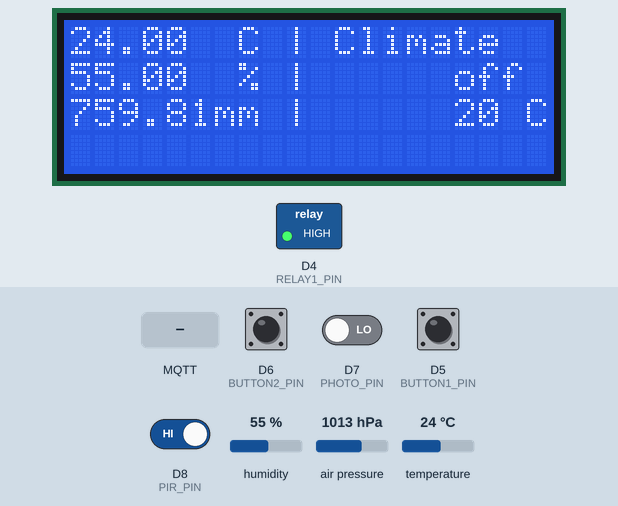
Recording of a program running on a simulated ESP8266 (NodeMCU). Shown: 20×4 character LCD, switched loads named in the program (green lamp = pin HIGH). The inputs (shaded band) are chosen by the test bench; at power-on: D8 (PIR_PIN) HIGH, D5 (BUTTON1_PIN), D6 (BUTTON2_PIN), D7 (PHOTO_PIN) LOW, humidity 55 %, air pressure 1013 hPa, temperature 24 °C. WiFi joins after 1.5 s; servers stay silent unless stated; no MQTT or app messages arrive unless stated; what the program prints to the serial monitor is not drawn.

Above: at 9.3 s.
9.4 s: D6 (BUTTON2_PIN) pulled HIGH for 0.15 s
At 10.6 s:
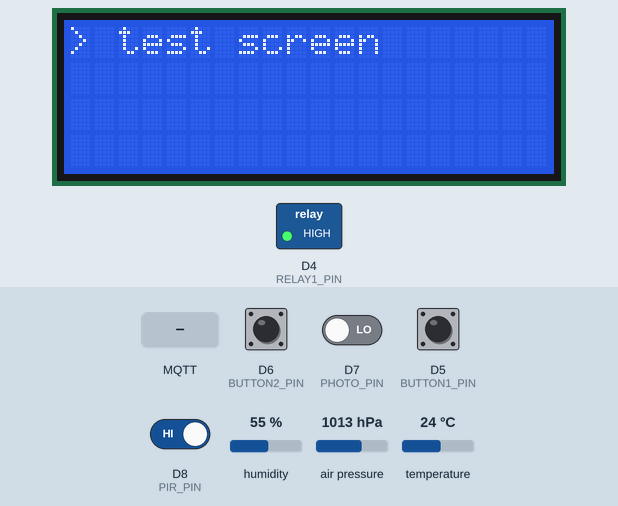
11.0 s: D6 (BUTTON2_PIN) pulled HIGH for 1 s
At 12.4 s:
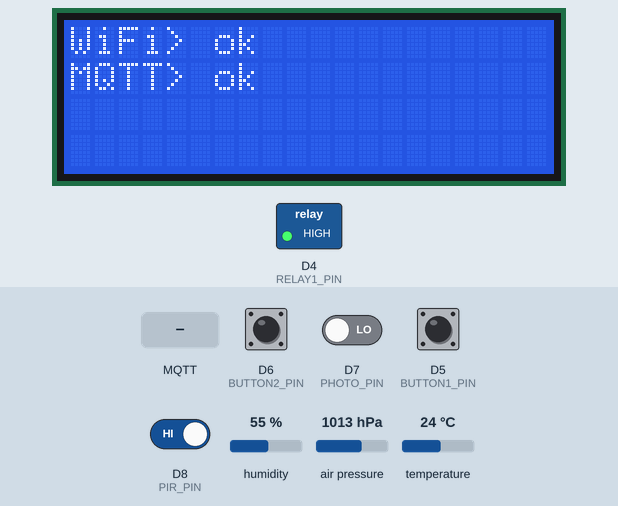
13.5 s: MQTT message "0" arrives on the first subscribed topic
At 15.3 s:
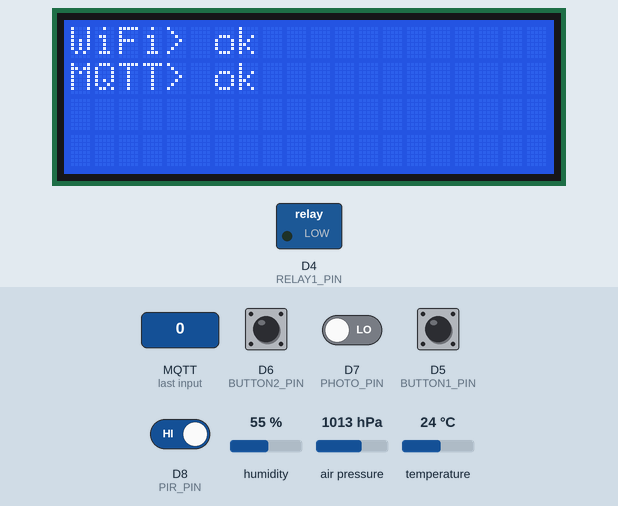
15.7 s: D5 (BUTTON1_PIN) pulled HIGH for 1 s
At 17.0 s:
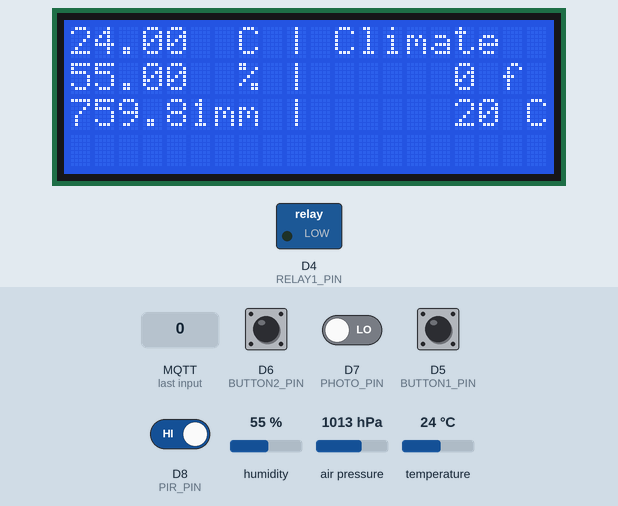
18.2 s: MQTT message "90" arrives on the first subscribed topic
At 19.4 s:
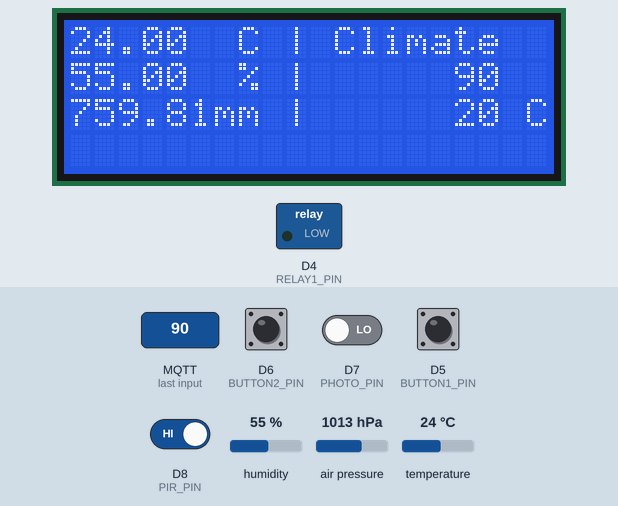
19.7 s: MQTT message "on" arrives on the first subscribed topic
At 20.8 s:
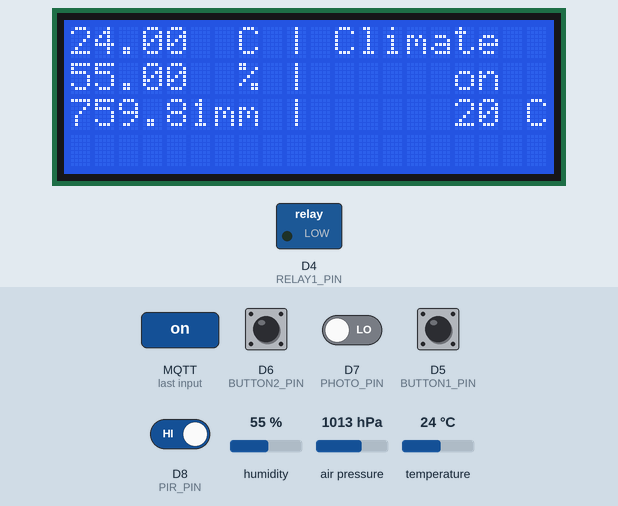
Timing chart, 0 to 22.2 s (numbered marks = the images above; inputs shaded):
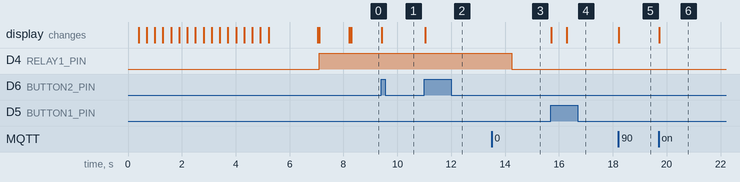

Measured:
- after the input at 9.4 s, the display: changes at once (image 1)
- after the input at 11.0 s, the display: changes at once (image 2)
- after the input at 13.5 s, D4 (RELAY1_PIN): HIGH → LOW after 0.75 s
- after the input at 15.7 s, the display: first changes at once (image 4 shows a later state)
- after the input at 18.2 s, the display: changes at once (image 5)
- after the input at 19.7 s, the display: changes at once (image 6)

The program:

main.cpp
```cpp
#include "timer.h"
#include "climate.h"
#include "wifi_client.h"
#include "lcd.h"
#include "button.h"
#include "light.h"
#include "relay.h"

Queue input_que;

void input_que_processing(queue_item item)
{
        if (item.sensor_id == BME_ID)
        {
                mqtt_send(item);
                lcd_set(item);
        }
        else if (item.sensor_id == WIFI_ID)
        {
                lcd_set(item);
        }
        else if (item.sensor_id == MQTT_ID)
        {
                lcd_set(item);
                if (item.value_i == MQTT_CONNECTION_ON)
                {
                        relay_unlock();
                }
                else if (item.value_i == MQTT_CONNECTION_OFF_LONG)
                {
                        relay_lock();
                }
        }
        else if (item.sensor_id == TERM_ID)
        {
                if (item.type_id == TYPE_TERM_MODE)
                {
                        climate_term_mode_set(item);
                        mqtt_send(item);
                        lcd_set(item);
                }
                else if (item.type_id == TYPE_TERM_TEMP)
                {
                        climate_term_temp_set(item);
                        mqtt_send(item);
                        lcd_set(item);
                }
                else if (item.type_id == TYPE_TERM_RELAY)
                {
                        relay_set(item.value_i);
                }
        }
        else if (item.sensor_id == PIR_ID)
        {
                mqtt_send(item);
        }
        else if (item.sensor_id == PHOTO_ID)
        {
                mqtt_send(item);
        }
        else if (item.sensor_id == BUTTON1_ID && item.value_i)
        {
                lcd_set(item);
        }
        else if (item.sensor_id == BUTTON2_ID && item.value_i)
        {
                lcd_set(item);
        }

        return;
}

void setup()
{
        Serial.begin(115200);

        lcd_preinit();

        if (wifi_init())
        {
                lcd_init_print(F("WiFi ... done."));
        }
        if (mqtt_init())
        {
                lcd_init_print(F("MQTT ... done."));
        }

        relay_init();

        button_init();
        climate_init();
        input_que.enqueue(climate_term_mode_status());
        input_que.enqueue(climate_term_temp_status());

        delay(1000);
        lcd_init();

        timers_init();

        return;
}

void loop()
{
        button_renew();
        if (is_tap() && button_wake_up())
        {
                input_que.enqueue(button_get_item(BUTTON1_ID));
                input_que.enqueue(button_get_item(BUTTON2_ID));
        }

        light_sensors_renew();
        light_count();

        if (!mqtt_is_conn() && is_time(TIMER_10S))
        {
                mqtt_reconn();
        }

        if (is_time(TIMER_1S))
        {
                input_que.enqueue(wifi_status());
                input_que.enqueue(mqtt_status());

                input_que.enqueue(light_get_photo());
                input_que.enqueue(light_get_move());

                input_que.enqueue(climate_term_count());
        }


        if (is_time(TIMER_5S))
        {
                climate_sensor_renew();
                input_que.enqueue(climate_get_temp(BME_ID));
                input_que.enqueue(climate_get_hum(BME_ID));
                input_que.enqueue(climate_get_pressure(BME_ID));
        }

        if (!input_que.is_empty())
        {
                input_que_processing(input_que.dequeue());
        }

        mqtt_update();
        if (is_mqtt_result())
        {
                input_que.enqueue(mqtt_recieve());
        }

        return;
}
```

button.h
```cpp
#ifndef BUTTON_H
#define BUTTON_H

#include <Arduino.h>
#include "queue.h"

#define BUTTON_SLEEP_TIME 500

void button_init();
void button_renew();
bool is_tap();
queue_item button_get_item(byte index);
bool button_wake_up();

#endif
```

climate.h
```cpp
#ifndef CLIMATE_H
#define CLIMATE_H

#include "Adafruit_Sensor.h"
#include "Adafruit_BME280.h"
#include "Wire.h"
#include "queue.h"

#define TERM_MODE_OFF "off"
#define TERM_MODE_HEAT "heat"

#define SEALEVELPRESSURE_HPA (162.0)

#define HEATING_RANGE 2

void climate_init();

void climate_sensor_renew();
queue_item climate_get_temp(byte index);
queue_item climate_get_hum(byte index);
queue_item climate_get_pressure(byte index);

void climate_term_mode_set(queue_item &item);
void climate_term_temp_set(queue_item &item);

queue_item climate_term_mode_status();
queue_item climate_term_temp_status();

queue_item climate_term_count();

#endif
```

defines.h
```cpp
#ifndef DEFINES_H
#define DEFINES_H

#define THIS_BOARD_ID 5

// WiFi and MQTT

#define WIFI_ID 100
#define MQTT_ID 101

#define MQTT_CONNECTION_OFF 0
#define MQTT_CONNECTION_ON 1
#define MQTT_CONNECTION_OFF_LONG 2

#define MQTT_PUB_10_0 "/nodemcu5/climate/10/temp"
#define MQTT_PUB_10_1 "/nodemcu5/climate/10/hum"
#define MQTT_PUB_10_2 "/nodemcu5/climate/10/pressure"

#define MQTT_PUB_15_0S "/nodemcu5/termostate/mode/state"
#define MQTT_SUB_15_0C "/nodemcu5/termostate/mode/command"
#define MQTT_PUB_15_1S "/nodemcu5/termostate/temp/state"
#define MQTT_SUB_15_1C "/nodemcu5/termostate/temp/command"

#define MQTT_PUB_21 "/nodemcu5/light/move"
#define MQTT_PUB_20 "/nodemcu5/light/photo"

// Climate

#define BME_ADDRESS 0x76

#define CLIMATE_SENSOR_NUMBER 1
#define BME_ID 10
#define CLIMATE_ID_SUB 10

#define TYPE_TEMP 0
#define TYPE_HUM 1
#define TYPE_PRES 2

#define TERM_ID 15

#define TYPE_TERM_MODE 0
#define TYPE_TERM_TEMP 1
#define TYPE_TERM_RELAY 2

// Light

#define PHOTO_PIN D7
#define PIR_PIN D8

#define PHOTO_ID 20
#define PIR_ID 21

// Buttons

#define BUTTON1_PIN D5
#define BUTTON2_PIN D6

#define BUTTON_NUMBER 2
#define BUTTON1_ID 30
#define BUTTON2_ID 31
#define BUTTON_ID_SUB 30

// Relay

#define RELAY1_PIN D4

// Lcd

#define LCD_ADDRESS 0x27

#endif
```

light.h
```cpp
#ifndef LIGHT_H
#define LIGHT_H

#include <Arduino.h>
#include "queue.h"

void light_init();
void light_sensors_renew();
queue_item light_get_photo();
queue_item light_get_move();

void light_count();

#endif
```

queue.h
```cpp
#ifndef QUEUE_H
#define QUEUE_H

#include <Arduino.h>
#include "defines.h"

#define QUEUE_SIZE 64

#define VALUE_TYPE_I 0
#define VALUE_TYPE_F 1
#define VALUE_TYPE_S 2

struct queue_item
{
        byte board_id;
        byte sensor_id;
        byte type_id;
        byte value_type;
        int value_i;
        float value_f;
        String value_s;
};

class Queue
{
private:
        queue_item item[QUEUE_SIZE];
        int count;

public:
        Queue();
        ~Queue();

        void enqueue(queue_item new_item);
        queue_item dequeue();
        bool is_empty();
        int size();
        void print();
};

#endif
```

relay.h
```cpp
#ifndef RELAY_H
#define RELAY_H

#include <Arduino.h>
#include "queue.h"

void relay_init();
void relay_set(bool value);

void relay_lock();
void relay_unlock();

#endif
```

timer.h
```cpp
#ifndef TIMER_H
#define TIMER_H

#include <Arduino.h>

#define TIMER_NUMBER 7
#define TIMER_50MS 0
#define TIMER_100MS 1
#define TIMER_500MS 2
#define TIMER_1S 3
#define TIMER_3S 4
#define TIMER_5S 5
#define TIMER_10S 6

void timers_init();
bool is_time(int period);

#endif
```

wifi_client.h
```cpp
#ifndef WIFI_CLIENT_H
#define WIFI_CLIENT_H

#include <ESP8266WiFi.h>
#include <DNSServer.h>
#include <ESP8266WebServer.h>
#include <WiFiManager.h>
#include <PubSubClient.h>
#include "queue.h"

#define WIFI_SSID "ssid"
#define WIFI_PASS "password"

#define MQTT_HOSTNAME "node_mcu5"

#define CONNECTION_TIMER 50000

bool wifi_init();
bool mqtt_init();

bool wifi_is_conn();
bool mqtt_is_conn();
bool mqtt_reconn();

queue_item wifi_status();
queue_item mqtt_status();

void mqtt_send(queue_item &item);
void mqtt_update();
queue_item mqtt_recieve();
bool is_mqtt_result();

#endif
```

button.cpp
```cpp
#include "button.h"

static bool button_status[BUTTON_NUMBER];
static int button_timer;
static bool tap;

void button_init()
{
        pinMode(BUTTON1_PIN, INPUT);
        pinMode(BUTTON2_PIN, INPUT);

        button_timer = millis();
        tap = false;
        for (int i = 0; i < BUTTON_NUMBER; i++)
        {
                button_status[i] = false;
        }

        return;
}

void button_renew()
{
        button_status[BUTTON1_ID - BUTTON_ID_SUB] = digitalRead(BUTTON1_PIN);
        button_status[BUTTON2_ID - BUTTON_ID_SUB] = digitalRead(BUTTON2_PIN);
        for (int i = 0; i < BUTTON_NUMBER; i++)
        {
                if (button_status[i])
                {
                        tap = true;
                }
        }

        return;
}

bool is_tap()
{
        return tap;
}

queue_item button_get_item(byte index)
{
        queue_item item;
        item.sensor_id = index;
        item.value_type = VALUE_TYPE_I;
        item.value_i = button_status[index - BUTTON_ID_SUB];

        button_status[index - BUTTON_ID_SUB] = false;
        button_timer = millis();
        tap = false;

        return item;
}

bool button_wake_up()
{
        if (millis() - button_timer > BUTTON_SLEEP_TIME)
        {
                return true;
        }

        return false;
}
```

climate.cpp
```cpp
#include "climate.h"

static Adafruit_BME280 bme;

static float temper[CLIMATE_SENSOR_NUMBER];
static float hum[CLIMATE_SENSOR_NUMBER];
static float pressure[CLIMATE_SENSOR_NUMBER];

static String termostat_mode;
static int termostat_value;

// Local functions

void renew_bme_values(Adafruit_BME280 &_bme, byte index)
{
        float result_temp = _bme.readTemperature();
        float result_hum = _bme.readHumidity();
        float result_pres = _bme.readPressure() * 0.00750062;


        if (isnan(result_temp) || isnan(result_hum) || isnan(result_pres))
        {
                temper[index - CLIMATE_ID_SUB] = -273;
                hum[index - CLIMATE_ID_SUB] = 0;
                pressure[index - CLIMATE_ID_SUB] = 0;
                return;
        }

        temper[index - CLIMATE_ID_SUB] = result_temp;
        hum[index - CLIMATE_ID_SUB] = result_hum;
        pressure[index - CLIMATE_ID_SUB] = result_pres;

        return;
}

void bme_init()
{
        bme.begin(BME_ADDRESS);

        return;
}

void termostat_init()
{
        termostat_mode = TERM_MODE_OFF;
        termostat_value = 20;

        return;
}

// Global functions

void climate_init()
{
        bme_init();
        termostat_init();
}

void climate_sensor_renew()
{
        renew_bme_values(bme, BME_ID);

        return;
}

queue_item climate_get_temp(byte index)
{
        queue_item item;
        item.sensor_id = index;
        item.type_id = TYPE_TEMP;
        item.value_type = VALUE_TYPE_F;
        item.value_f = temper[index - CLIMATE_ID_SUB];

        return item;
}

queue_item climate_get_hum(byte index)
{
        queue_item item;
        item.sensor_id = index;
        item.type_id = TYPE_HUM;
        item.value_type = VALUE_TYPE_F;
        item.value_f = hum[index - CLIMATE_ID_SUB];

        return item;
}

queue_item climate_get_pressure(byte index)
{
        queue_item item;
        item.sensor_id = index;
        item.type_id = TYPE_PRES;
        item.value_type = VALUE_TYPE_F;
        item.value_f = pressure[index - CLIMATE_ID_SUB];

        return item;
}

void climate_term_mode_set(queue_item &item)
{
        termostat_mode = item.value_s;

        return;
}

void climate_term_temp_set(queue_item &item)
{
        termostat_value = item.value_i;

        return;
}

queue_item climate_term_mode_status()
{
        queue_item item;
        item.sensor_id = TERM_ID;
        item.type_id = TYPE_TERM_MODE;
        item.value_type = VALUE_TYPE_S;
        item.value_s = termostat_mode;

        return item;
}

queue_item climate_term_temp_status()
{
        queue_item item;
        item.sensor_id = TERM_ID;
        item.type_id = TYPE_TERM_TEMP;
        item.value_type = VALUE_TYPE_I;
        item.value_i = termostat_value;

        return item;
}

queue_item climate_term_count()
{
        queue_item item;
        item.sensor_id = TERM_ID;
        item.type_id = TYPE_TERM_RELAY;
        item.value_type = VALUE_TYPE_I;
        item.value_i = termostat_value;

        if (termostat_mode == TERM_MODE_HEAT)
        {
                if ((int)temper[BME_ID - CLIMATE_ID_SUB] < (termostat_value - (HEATING_RANGE / 2)))
                {
                        item.value_i = true;
                }
                else if ((int)temper[BME_ID - CLIMATE_ID_SUB] > (termostat_value + (HEATING_RANGE / 2)))
                {
                        item.value_i = false;
                }
        }
        else if (termostat_mode == TERM_MODE_OFF)
        {
                item.value_i = false;
        }

        return item;
}
```

light.cpp
```cpp
#include "light.h"

static bool photo;
static bool move;

void light_init()
{
        pinMode(PHOTO_PIN, INPUT);
        pinMode(PIR_PIN, INPUT);

        photo = false;
        move = false;

        return;
}

void light_sensors_renew()
{
        photo = digitalRead(PHOTO_PIN);
        photo = !photo;
        move = digitalRead(PIR_PIN);

        return;
}

queue_item light_get_photo()
{
        queue_item item;
        item.sensor_id = PHOTO_ID;
        item.value_type = VALUE_TYPE_I;
        item.value_i = photo;

        return item;
}

queue_item light_get_move()
{
        queue_item item;
        item.sensor_id = PIR_ID;
        item.value_type = VALUE_TYPE_I;
        item.value_i = move;

        return item;
}

void light_count()
{
        return;
}
```

queue.cpp
```cpp
#include "queue.h"

Queue::Queue()
{
        count = 0;

        return;
}

Queue::~Queue()
{
        return;
}

void Queue::enqueue(queue_item new_item)
{
        if (count == QUEUE_SIZE)
        {
                dequeue();
        }

        item[count].board_id = THIS_BOARD_ID;
        item[count].sensor_id = new_item.sensor_id;
        item[count].type_id = new_item.type_id;
        item[count].value_type = new_item.value_type;
        item[count].value_i = new_item.value_i;
        item[count].value_f = new_item.value_f;
        item[count].value_s = new_item.value_s;
        this->count++;

        return;
}

queue_item Queue::dequeue()
{
        queue_item item_temp;
        if (count == 0)
        {
                return item_temp;
        }

        item_temp = item[0];
        count--;

        for (int i = 0; i < count; i++)
        {
                item[i] = item[i + 1];
        }

        return item_temp;
}

bool Queue::is_empty()
{
        return count == 0;
}

int Queue::size()
{
        return count;
}

void Queue::print()
{
        for (int i = 0; i < count; i++)
        {
                Serial.print(item[i].sensor_id);
                Serial.print(" ");
                Serial.print(item[i].type_id);
                Serial.print(" ");
                Serial.print(item[i].value_type);
                Serial.print(" ");
                Serial.print(item[i].value_i);
                Serial.print(" ");
                Serial.println(item[i].value_f);
        }

        return;
}
```

relay.cpp
```cpp
#include "relay.h"

static bool relay_status;
static bool relay_locked;

void relay_init()
{
        pinMode(RELAY1_PIN, OUTPUT);
        relay_status = false;
        relay_locked = false;

        digitalWrite(RELAY1_PIN, HIGH);

        return;
}

void relay_set(bool value)
{
        if (value && !relay_locked && !relay_status)
        {
                digitalWrite(RELAY1_PIN, LOW);
                relay_status = true;
        }
        else if (!value && !relay_locked && relay_status)
        {
                digitalWrite(RELAY1_PIN, HIGH);
                relay_status = false;
        }

        return;
}

void relay_lock()
{
        if (!relay_locked)
        {
                relay_set(false);
                relay_locked = true;
        }

        return;
}

void relay_unlock()
{
        if (relay_locked)
        {
                relay_locked = false;
        }

        return;
}
```

timer.cpp
```cpp
#include "timer.h"

static long long times[TIMER_NUMBER];
static int periods[TIMER_NUMBER];

void timers_init()
{
        for (size_t i = 0; i < 4; i++)
        {
                times[i] = millis();
        }

        periods[TIMER_50MS] = 50;
        periods[TIMER_100MS] = 100;
        periods[TIMER_500MS] = 500;
        periods[TIMER_1S] = 1000;
        periods[TIMER_3S] = 3000;
        periods[TIMER_5S] = 5000;
        periods[TIMER_10S] = 10000;
}

bool is_time(int timer)
{
        bool result = false;

        if (millis() - times[timer] >= periods[timer])
        {
                result = true;
                times[timer] += periods[timer];
        }

        return result;
}
```

lcd.h
```cpp
#ifndef LCD_H
#define LCD_H

#include <LiquidCrystal_I2C.h>
#include "queue.h"

#define SCREEN_NUMBER 3
#define SCREEN_MAIN_ID 0
#define SCREEN_LIGHT_ID 1
#define SCREEN_STATUS_ID 2

void lcd_preinit();
void lcd_init_print(String str);
void lcd_init();

void lcd_set(queue_item &item);

#endif
```

Source omitted: wifi_client.cpp (6276 bytes), lcd.cpp (5353 bytes)
